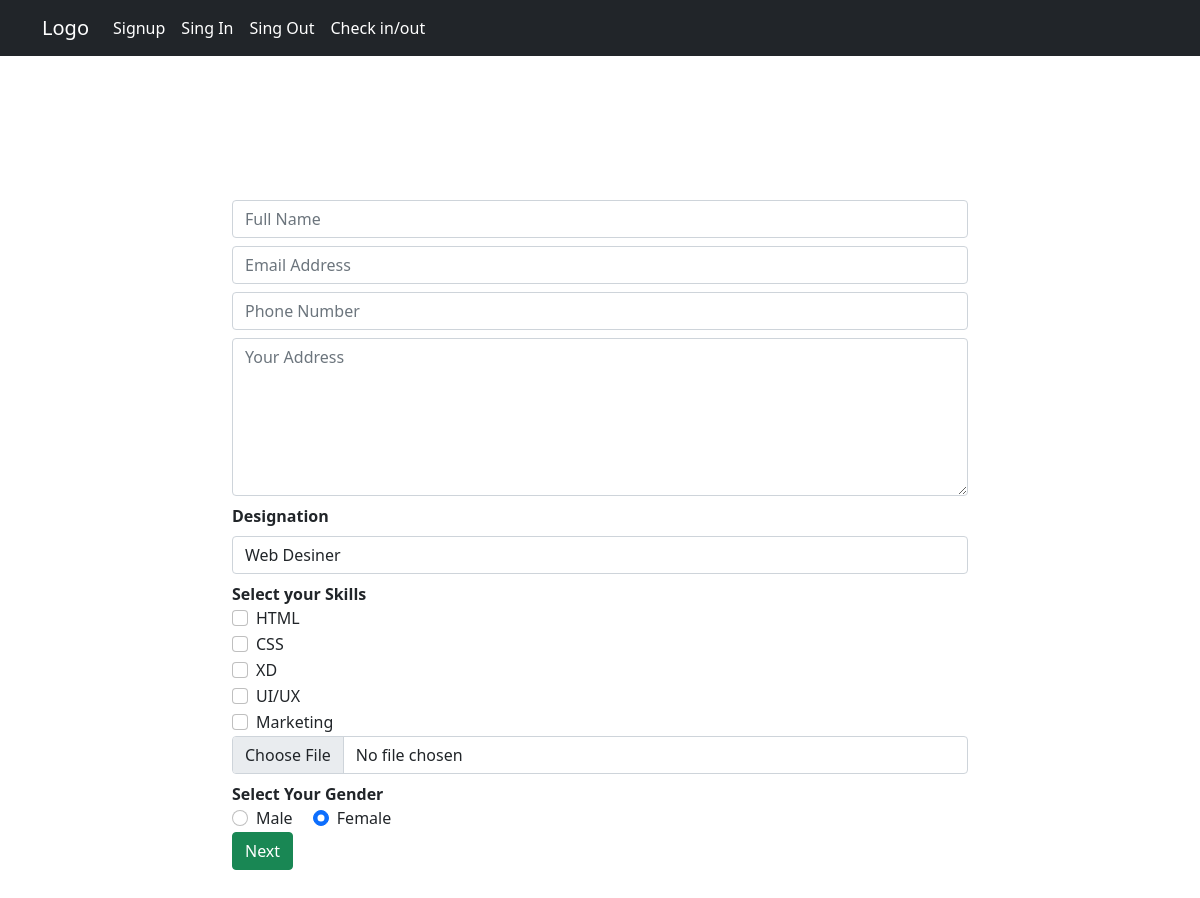
Screenshot of /index.php?signup=do with the database file from the repository.
### tables this page shows
CREATE TABLE `skill` (
  `Sid` int(2) NOT NULL,
  `S_name` varchar(20) DEFAULT NULL
);

### index.php (the view, shortened to what this page needs)
<?php include "header.php"; ?>
      <div class="container py-5 my-5">
        <div class="row py-5 justify-content-center">
          <div class="col-8">
            <form action="" method="POST" enctype="multipart/form-data">
              <?php
                  if(isset($_GET['signup'])){
                    $action  = $_GET['signup'];
                    if( $action == "do"){
              ?>
              <input required type="text" name="fullname" placeholder="Full Name" class="form-control mb-2">
              <input type="email" name="email" placeholder="Email Address" class="form-control mb-2">
               <input type="number" name="phone" placeholder="Phone Number" class="form-control mb-2">
              <textarea rows="6"  name="address" placeholder="Your Address" class="form-control mb-2 mt-2"></textarea>
              <strong>Designation</strong>
              <select name="designation" class="form-control mb-2 mt-2" >
              <?php
                  $designation =  mysqli_query($conn , "SELECT * FROM designation" );
                  while ( $designationList =  mysqli_fetch_assoc($designation)) {
              ?>
               <option value="<?php echo  $designationList['D_name']; ?>"><?php echo  $designationList['D_name']; ?></option>
              <?php
                  }
              ?>
              </select>
              <strong>Select your Skills</strong>
                <?php
                  $skill =  mysqli_query($conn , "SELECT * FROM skill" );
                  while ( $skillList =  mysqli_fetch_assoc($skill)) {
                ?>
                <div class="form-check">
                  <input class="form-check-input" name="skill[]" type="checkbox" value="<?php echo $skillList['S_name'];?>" id="<?php echo $skillList['S_name'];?>">
                  <label class="form-check-label" for="<?php echo $skillList['S_name'];?>">
                    <?php echo $skillList['S_name'];?>
                  </label>
                </div>
                <?php
                  }
                   ?>
              <input type="file" name="image"  class="form-control mb-2">
              <strong class="d-block">Select Your Gender</strong>
              <div class="form-check  form-check-inline">
                <input value="male" class="form-check-input" type="radio" name="gender" id="male">
                <label class="form-check-label" for="male">
                  Male
                </label>
              </div>
              <div class="form-check  form-check-inline">
                <input value="female" class="form-check-input" type="radio" name="gender" id="female" checked>
                <label class="form-check-label" for="female">
                  Female
                </label>
              </div>
              <input type="submit" name="next"  class="btn btn-success d-block" value="Next">
              <?php
                    }
                  }
                ?>
            </form>
          </div>
        </div>
      </div>
<?php include "footer.php"; ?>

### rows the page displays
skill: S_name "HTML"
skill: S_name "CSS"
skill: S_name "XD"
skill: S_name "UI/UX"
skill: S_name "Marketing"

### other values shown
form field designation "Web Desiner"
